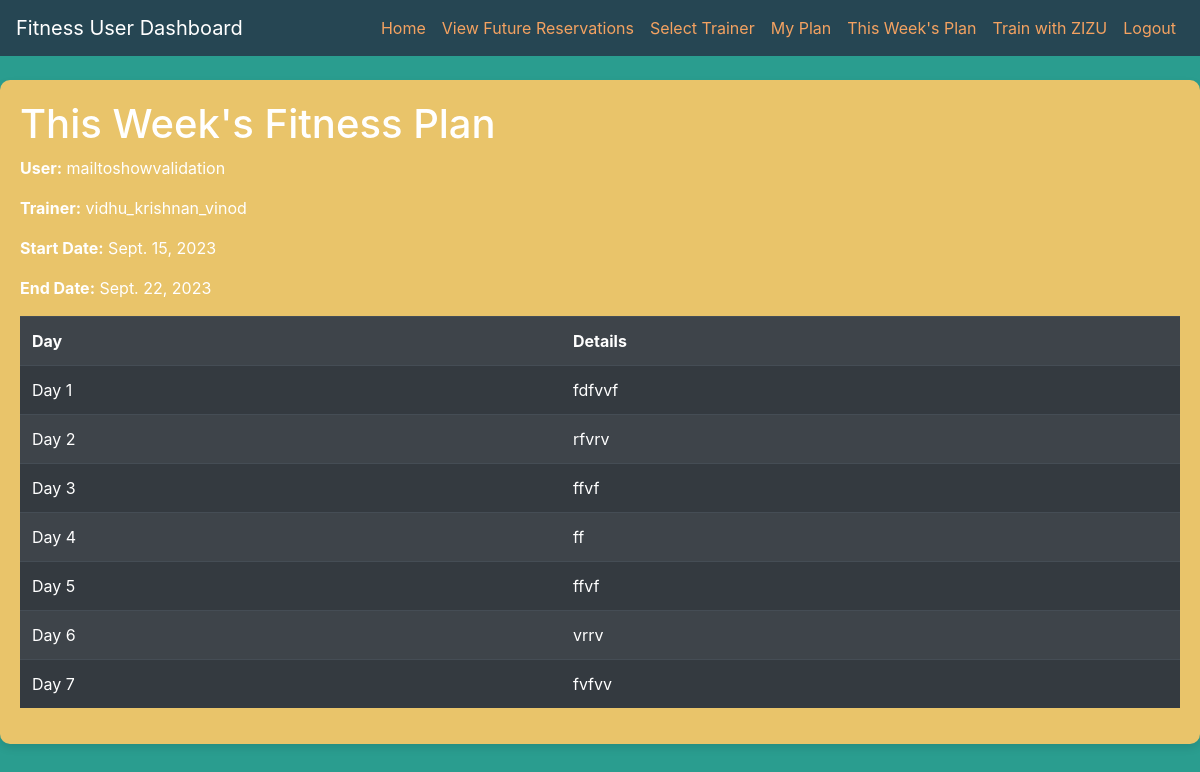
Page /members/this_weeks_plan/ (signed in) on the committed database.
### Members/models.py (models this page shows, shortened)
class WeeklyFitnessPlan(models.Model):
    DAYS_OF_WEEK = (
        ('day1', 'Day 1'),
        ('day2', 'Day 2'),
        ('day3', 'Day 3'),
        ('day4', 'Day 4'),
        ('day5', 'Day 5'),
        ('day6', 'Day 6'),
        ('day7', 'Day 7'),
    )
    trainer = models.ForeignKey('FitnessTrainer', on_delete=models.CASCADE)  # Replace 'YourApp.FitnessTrainer' with your actual FitnessTrainer model
    fitness_user = models.ForeignKey('FitnessUser', on_delete=models.CASCADE)
    day1details = models.TextField(null=True, blank=True)
    day2details = models.TextField(null=True, blank=True)
    day3details = models.TextField(null=True, blank=True)
    day4details = models.TextField(null=True, blank=True)
    day5details = models.TextField(null=True, blank=True)
    day6details = models.TextField(null=True, blank=True)
    day7details = models.TextField(null=True, blank=True)# Replace 'YourApp.FitnessUser' with your actual FitnessUser model
    start_date = models.DateField(default=date.today)
    end_date = models.DateField(null=True, blank=True)  # Allow null and blank for now

class FitnessUser(models.Model):
    user = models.OneToOneField(CustomUser, on_delete=models.CASCADE)
    fitness_goal = models.CharField(max_length=255)
    height = models.FloatField()
    weight = models.FloatField()

class FitnessTrainer(models.Model):
    user = models.OneToOneField(CustomUser, on_delete=models.CASCADE)
    experience = models.IntegerField()
    certification = models.CharField(max_length=255, null=True, blank=True)
    training_goal = models.CharField(max_length=255)
    certification_link = models.CharField(max_length=255, blank=True, null=True)  # Add this field

### users/models.py (models this page shows, shortened)
class CustomUser(AbstractBaseUser, PermissionsMixin):
    username = models.CharField(max_length=100, unique=True)
    email = models.EmailField(unique=True)
    first_name = models.CharField(max_length=100)
    last_name = models.CharField(max_length=100)
    role = models.CharField(max_length=20)  # Define roles (e.g., "FitnessUser", "FitnessTrainer", "SportsTrainer")
    description = models.TextField(blank=True, null=True)
    profile_picture = models.ImageField(upload_to='profile_pics/', blank=True, null=True)
    address = models.TextField(blank=True, null=True)
    contact_number = models.CharField(max_length=15, blank=True, null=True)
    second_contact_number = models.CharField(max_length=15, blank=True, null=True)# Add the description field
    is_active = models.BooleanField(default=True)
    is_staff = models.BooleanField(default=False)
    objects = CustomUserManager()
    USERNAME_FIELD = 'email'
    REQUIRED_FIELDS = ['username']

### Members/views.py (the view)
# urls.py: path('this_weeks_plan/', views.this_weeks_plan, name='this_weeks_plan'),
def this_weeks_plan(request):
    fitness_user = request.user.fitnessuser
    this_weeks_plan = WeeklyFitnessPlan.objects.filter(
        fitness_user=fitness_user,
        start_date__lte=date.today(),
        end_date__gte=date.today()
    ).first()
    return render(request, 'this_weeks_plan.html', {'this_weeks_plan': this_weeks_plan})

### Members/templates/this_weeks_plan.html
{% extends 'Navbar2.html' %}
{% block content %}
    <h1>This Week's Fitness Plan</h1>
    {% if this_weeks_plan %}
        <p><strong>User:</strong> {{ this_weeks_plan.fitness_user.user.username }}</p>
        <p><strong>Trainer:</strong> {{ this_weeks_plan.trainer.user.username }}</p>
        <p><strong>Start Date:</strong> {{ this_weeks_plan.start_date }}</p>
        <p><strong>End Date:</strong> {{ this_weeks_plan.end_date }}</p>
        <table class="table table-striped table-dark">
            <tr>
                <th>Day</th>
                <th>Details</th>
            </tr>
            <tr>
                <td>Day 1</td>
                <td>{{ this_weeks_plan.day1details }}</td>
            </tr>
            <tr>
                <td>Day 2</td>
                <td>{{ this_weeks_plan.day2details }}</td>
            </tr>
            <tr>
                <td>Day 3</td>
                <td>{{ this_weeks_plan.day3details }}</td>
            </tr>
            <tr>
                <td>Day 4</td>
                <td>{{ this_weeks_plan.day4details }}</td>
            </tr>
            <tr>
                <td>Day 5</td>
                <td>{{ this_weeks_plan.day5details }}</td>
            </tr>
            <tr>
                <td>Day 6</td>
                <td>{{ this_weeks_plan.day6details }}</td>
            </tr>
            <tr>
                <td>Day 7</td>
                <td>{{ this_weeks_plan.day7details }}</td>
            </tr>
        </table>
    {% else %}
        <p>No fitness plan available for this week.</p>
    {% endif %}
{% endblock %}

### Members/templates/Navbar2.html (style rules this page uses)
body { background-color: #2A9D8F!important; }

### rows in the picture
WeeklyFitnessPlan: fitness_user.user.username "mailtoshowvalidation", trainer.user.username "vidhu_krishnan_vinod", start_date "Sept. 15, 2023", end_date "Sept. 22, 2023", day1details "fdfvvf", day2details "rfvrv", day3details "ffvf", day4details "ff", day5details "ffvf", day6details "vrrv", day7details "fvfvv"
